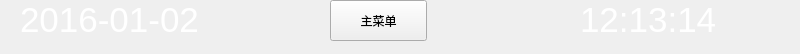
  <widget class="QWidget" name="widget_title" native="true">
   <property name="geometry">
    <rect>
     <x>0</x>
     <y>430</y>
     <width>800</width>
     <height>54</height>
    </rect>
   </property>
   <widget class="QPushButton" name="main_Button">
    <property name="geometry">
     <rect>
      <x>330</x>
      <y>0</y>
      <width>97</width>
      <height>41</height>
     </rect>
    </property>
    <property name="text">
     <string>主菜单</string>
    </property>
   </widget>
   <widget class="QLabel" name="LCD_DATE">
    <property name="geometry">
     <rect>
      <x>20</x>
      <y>-10</y>
      <width>301</width>
      <height>61</height>
     </rect>
    </property>
    <property name="font">
     <font>
      <family>Ubuntu</family>
      <italic>false</italic>
     </font>
    </property>
    <property name="text">
     <string>&lt;!DOCTYPE HTML PUBLIC &quot;-//W3C//DTD HTML 4.0//EN&quot; &quot;http://www.w3.org/TR/REC-html40/strict.dtd&quot;&gt;
&lt;html&gt;&lt;head&gt;&lt;meta name=&quot;qrichtext&quot; content=&quot;1&quot; /&gt;&lt;style type=&quot;text/css&quot;&gt;
p, li { white-space: pre-wrap; }
&lt;/style&gt;&lt;/head&gt;&lt;body style=&quot; font-family:'Ubuntu'; font-size:11pt; font-weight:400; font-style:normal;&quot;&gt;
&lt;table border=&quot;0&quot; style=&quot;-qt-table-type: root; margin-top:4px; margin-bottom:4px; margin-left:4px; margin-right:4px;&quot;&gt;
&lt;tr&gt;
&lt;td style=&quot;border: none;&quot;&gt;
&lt;p style=&quot; margin-top:0px; margin-bottom:0px; margin-left:0px; margin-right:0px; -qt-block-indent:0; text-indent:0px;&quot;&gt;&lt;span style=&quot; font-size:26pt; color:#ffffff;&quot;&gt;2016-01-02&lt;/span&gt;&lt;/p&gt;&lt;/td&gt;&lt;/tr&gt;&lt;/table&gt;&lt;/body&gt;&lt;/html&gt;</string>
    </property>
   </widget>
   <widget class="QLabel" name="LCD_TIME">
    <property name="geometry">
     <rect>
      <x>580</x>
      <y>-10</y>
      <width>201</width>
      <height>61</height>
     </rect>
    </property>
    <property name="font">
     <font>
      <family>Ubuntu</family>
     </font>
    </property>
    <property name="layoutDirection">
     <enum>Qt::RightToLeft</enum>
    </property>
    <property name="text">
     <string>&lt;!DOCTYPE HTML PUBLIC &quot;-//W3C//DTD HTML 4.0//EN&quot; &quot;http://www.w3.org/TR/REC-html40/strict.dtd&quot;&gt;
&lt;html&gt;&lt;head&gt;&lt;meta name=&quot;qrichtext&quot; content=&quot;1&quot; /&gt;&lt;style type=&quot;text/css&quot;&gt;
p, li { white-space: pre-wrap; }
&lt;/style&gt;&lt;/head&gt;&lt;body style=&quot; font-family:'Ubuntu'; font-size:11pt; font-weight:400; font-style:normal;&quot;&gt;
&lt;table border=&quot;0&quot; style=&quot;-qt-table-type: root; margin-top:4px; margin-bottom:4px; margin-left:4px; margin-right:4px;&quot;&gt;
&lt;tr&gt;
&lt;td style=&quot;border: none;&quot;&gt;
&lt;p style=&quot; margin-top:0px; margin-bottom:0px; margin-left:0px; margin-right:0px; -qt-block-indent:0; text-indent:0px;&quot;&gt;&lt;span style=&quot; font-size:26pt; color:#ffffff;&quot;&gt;12:13:14&lt;/span&gt;&lt;/p&gt;&lt;/td&gt;&lt;/tr&gt;&lt;/table&gt;&lt;/body&gt;&lt;/html&gt;</string>
    </property>
   </widget>
  </widget>
